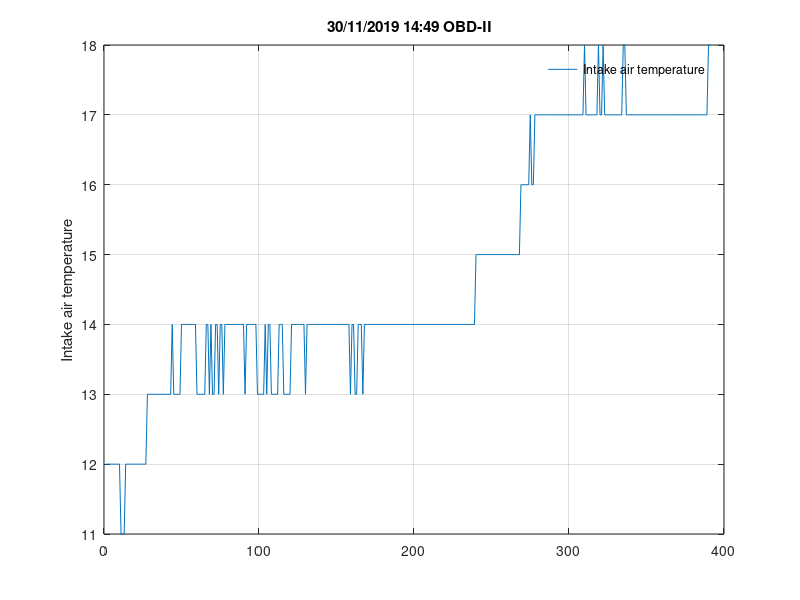

MATLAB code to generate this figure:
time = [12  12  12  12  12  12  12  12  12  12  11  11  11  12  12  12  12  12  12  12  12  12  12  12  12  12  12  13  13  13  13  13  13  13  13  13  13  13  13  13  13  13  13  14  13  13  13  13  13  14  14  14  14  14  14  14  14  14  14  13  13  13  13  13  13  14  14  13  14  13  13  14  14  13  14  14  13  14  14  14  14  14  14  14  14  14  14  14  14  14  13  14  14  14  14  14  14  14  13  13  13  13  13  14  13  14  14  13  13  13  13  13  14  14  14  13  13  13  13  13  14  14  14  14  14  14  14  14  14  13  14  14  14  14  14  14  14  14  14  14  14  14  14  14  14  14  14  14  14  14  14  14  14  14  14  14  14  14  13  14  14  13  13  14  14  14  13  14  14  14  14  14  14  14  14  14  14  14  14  14  14  14  14  14  14  14  14  14  14  14  14  14  14  14  14  14  14  14  14  14  14  14  14  14  14  14  14  14  14  14  14  14  14  14  14  14  14  14  14  14  14  14  14  14  14  14  14  14  14  14  14  14  14  14  14  14  14  14  14  15  15  15  15  15  15  15  15  15  15  15  15  15  15  15  15  15  15  15  15  15  15  15  15  15  15  15  15  15  16  16  16  16  16  16  17  16  16  17  17  17  17  17  17  17  17  17  17  17  17  17  17  17  17  17  17  17  17  17  17  17  17  17  17  17  17  17  17  17  17  18  17  17  17  17  17  17  17  17  18  17  17  18  17  17  17  17  17  17  17  17  17  17  17  17  18  18  17  17  17  17  17  17  17  17  17  17  17  17  17  17  17  17  17  17  17  17  17  17  17  17  17  17  17  17  17  17  17  17  17  17  17  17  17  17  17  17  17  17  17  17  17  17  17  17  17  17  17  17  17  18  18 ];
plot(time);
title(['30/11/2019 14:49 OBD-II  '])
ylabel('Intake air temperature')
grid
legend('Intake air temperature')
legend boxoff
